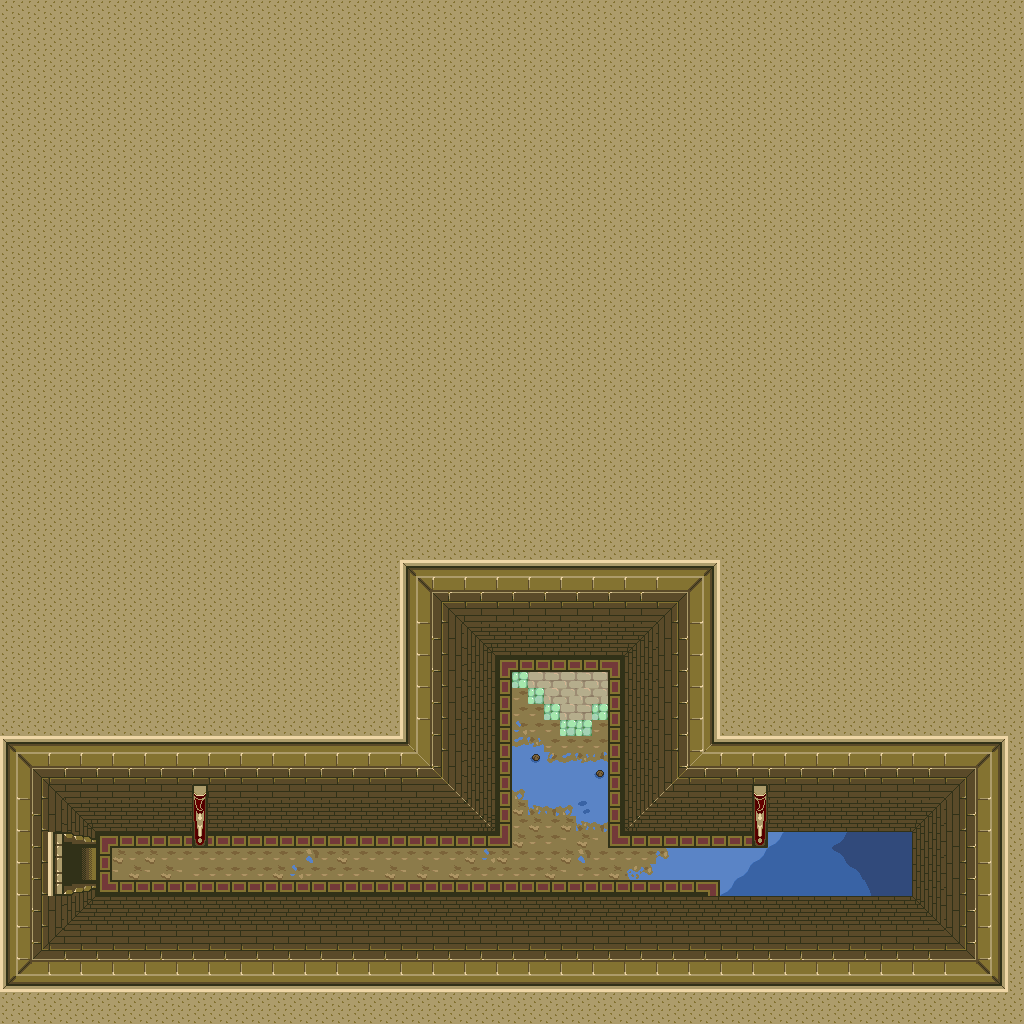

The image is a tile-based game level rendered from a .tmx file. Its description and source (layers, tilesets, objects; grid data summarised) follow:
An orthogonal 64x64 tile map with 16x16 px tiles, 1 tile layer (base), 2 hidden layers not drawn and 16 objects.

<map version="1.10" tiledversion="1.12.1" orientation="orthogonal" renderorder="right-down" width="64" height="64" tilewidth="16" tileheight="16" infinite="0" nextlayerid="4" nextobjectid="17">
 <tileset firstgid="1" source="../classiciphone_pics4.tsx" />
 <layer id="1" name="base" width="64" height="64">
  <data>[4096 cells, 4096 non-empty, 125 distinct tile ids]</data>
 </layer>
 <layer id="2" name="collision" width="64" height="64" visible="0">
  <properties><property name="collision" value="true" /></properties>
  <data>[4096 cells, 3811 non-empty, 1 distinct tile ids]</data>
 </layer>
 <layer id="3" name="water" width="64" height="64" visible="0">
  <properties><property name="terrain" value="water" /></properties>
  <data>[4096 cells, 70 non-empty, 1 distinct tile ids]</data>
 </layer>
 <objectgroup id="4" name="npcs">
  <object id="1" x="576.0" y="240.0" width="16" height="16">
   <properties>
    <property name="gani" value="halloweenc-fog.png" />
    <property name="script" type="string">-- Auto-converted from GraalScript
-- [CLIENT-SIDE — server no-op]
-- if (created) {
-- dontblock;
-- 
-- drawoverplayer;
-- setzoomeffect 3;
-- setcoloreffect 1,1,1,0.9;
-- }</property>
   </properties>
  </object>
  <object id="2" x="192.0" y="784.0" width="16" height="16">
   <properties>
    <property name="gani" value="lampanimation.mng" />
    <property name="script" type="string">-- Auto-converted from GraalScript
-- if (created) {
-- setimgpart lampanimation.mng,0,0,19,35;
self.dontblock = true
end</property>
   </properties>
  </object>
  <object id="3" x="752.0" y="784.0" width="16" height="16">
   <properties>
    <property name="gani" value="lampanimation.mng" />
    <property name="script" type="string">-- Auto-converted from GraalScript
-- if (created) {
-- setimgpart lampanimation.mng,0,0,19,35;
self.dontblock = true
end</property>
   </properties>
  </object>
  <object id="4" x="128.0" y="736.0" width="16" height="16">
   <properties>
    <property name="gani" value="light4.png" />
    <property name="script" type="string">-- Auto-converted from GraalScript
-- [CLIENT-SIDE — server no-op]
-- if (created) {
-- x += 0.5;
-- drawaslight;
-- dontblock;
-- setzoomeffect 3;
-- setcoloreffect 1,0.4,0,0.4;
-- }</property>
   </properties>
  </object>
  <object id="5" x="688.0" y="736.0" width="16" height="16">
   <properties>
    <property name="gani" value="light4.png" />
    <property name="script" type="string">-- Auto-converted from GraalScript
-- [CLIENT-SIDE — server no-op]
-- if (created) {
-- x += 0.5;
-- drawaslight;
-- dontblock;
-- setzoomeffect 3;
-- setcoloreffect 1,0.4,0,0.4;
-- }</property>
   </properties>
  </object>
  <object id="6" x="304.0" y="624.0" width="16" height="16">
   <properties>
    <property name="script" type="string">-- Auto-converted from GraalScript
-- [CLIENT-SIDE — server no-op]
-- if (created || timeout){
-- timeout = .05;
-- seteffect 0,0,.2,.5;
-- }</property>
   </properties>
  </object>
  <object id="7" x="64.0" y="768.0" width="16" height="16">
   <properties>
    <property name="gani" value="halloweenc-fog2.png" />
    <property name="script" type="string">-- Auto-converted from GraalScript
-- [CLIENT-SIDE — server no-op]
-- if (created) {
-- dontblock;
-- 
-- drawoverplayer;
-- setzoomeffect 3;
-- setcoloreffect 1,1,1,0.9;
-- }</property>
   </properties>
  </object>
  <object id="8" x="560.0" y="656.0" width="16" height="16">
   <properties>
    <property name="gani" value="chest.png" />
    <property name="script" type="string">-- Auto-converted from GraalScript
-- join("quest_dungeon_key");
-- function onCreated() {
self.keyID = "b"
end
-- [CLIENT-SIDE — server no-op]
-- if (created) setstring this.keyID,b;</property>
   </properties>
  </object>
  <object id="9" x="768.0" y="784.0" width="16" height="16">
   <properties>
    <property name="gani" value="halloweenc-fog2.png" />
    <property name="script" type="string">-- Auto-converted from GraalScript
-- [CLIENT-SIDE — server no-op]
-- if (created) {
-- dontblock;
-- 
-- drawoverplayer;
-- setzoomeffect 3;
-- setcoloreffect 1,1,1,0.9;
-- }</property>
   </properties>
  </object>
  <object id="10" x="336.0" y="720.0" width="16" height="16">
   <properties>
    <property name="gani" value="halloweenc-fog.png" />
    <property name="script" type="string">-- Auto-converted from GraalScript
-- [CLIENT-SIDE — server no-op]
-- if (created) {
-- dontblock;
-- 
-- drawoverplayer;
-- setzoomeffect 3;
-- setcoloreffect 1,1,1,0.9;
-- }</property>
   </properties>
  </object>
  <object id="11" x="272.0" y="576.0" width="16" height="16">
   <properties>
    <property name="gani" value="halloweenc-fog.png" />
    <property name="script" type="string">-- Auto-converted from GraalScript
-- [CLIENT-SIDE — server no-op]
-- if (created) {
-- dontblock;
-- 
-- drawoverplayer;
-- setzoomeffect 3;
-- setcoloreffect 1,1,1,0.9;
-- }</property>
   </properties>
  </object>
  <object id="12" x="64.0" y="336.0" width="16" height="16">
   <properties>
    <property name="gani" value="halloweenc-fog.png" />
    <property name="script" type="string">-- Auto-converted from GraalScript
-- [CLIENT-SIDE — server no-op]
-- if (created) {
-- dontblock;
-- 
-- drawoverplayer;
-- setzoomeffect 3;
-- setcoloreffect 1,1,1,0.9;
-- }</property>
   </properties>
  </object>
  <object id="13" x="768.0" y="528.0" width="16" height="16">
   <properties>
    <property name="gani" value="halloweenc-fog2.png" />
    <property name="script" type="string">-- Auto-converted from GraalScript
-- [CLIENT-SIDE — server no-op]
-- if (created) {
-- dontblock;
-- 
-- drawoverplayer;
-- setzoomeffect 3;
-- setcoloreffect 1,1,1,0.9;
-- }</property>
   </properties>
  </object>
  <object id="14" x="320.0" y="224.0" width="16" height="16">
   <properties>
    <property name="gani" value="halloweenc-fog2.png" />
    <property name="script" type="string">-- Auto-converted from GraalScript
-- [CLIENT-SIDE — server no-op]
-- if (created) {
-- dontblock;
-- 
-- drawoverplayer;
-- setzoomeffect 3;
-- setcoloreffect 1,1,1,0.9;
-- }</property>
   </properties>
  </object>
  <object id="15" x="512.0" y="544.0" width="16" height="16">
   <properties>
    <property name="script" type="string">-- Auto-converted from GraalScript
-- join("level_questlevel");</property>
   </properties>
  </object>
  <object id="16" x="544.0" y="544.0" width="16" height="16">
   <properties>
    <property name="script" type="string">-- Auto-converted from GraalScript
-- join("control_midi");
-- [CLIENT-SIDE — server no-op]
-- function onCreated(){
-- this.midi = "stef1.mid";
-- }</property>
   </properties>
  </object>
 </objectgroup>
</map>
